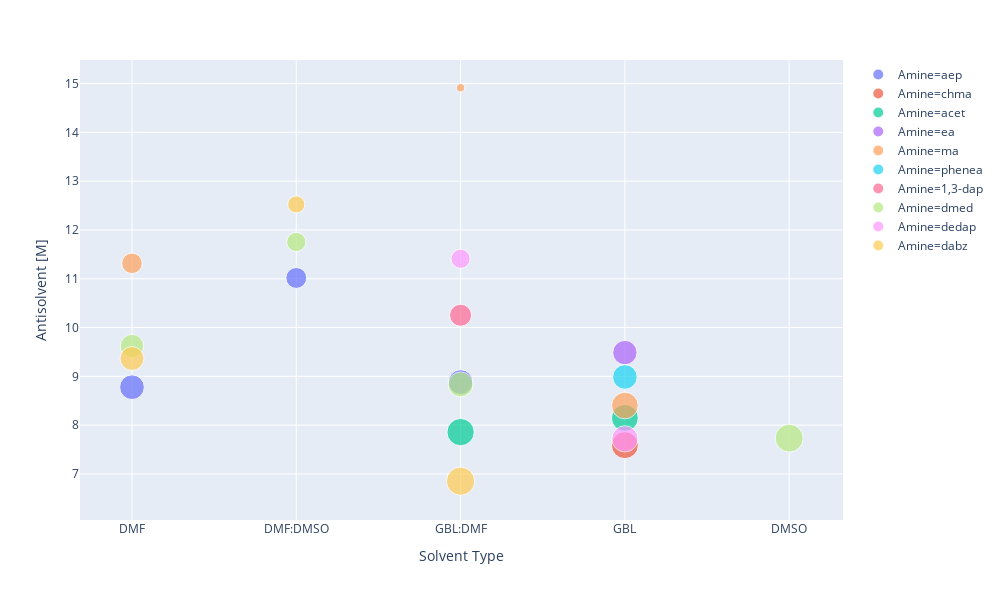

The notebook cell saved with this chart:
### Code cell
import plotly.express as px
# temps
data = data.rename(columns={'[DCM]': 'Antisolvent [M]', '[Solvent]': 'Solvent [M]', 'Solvent': 'Solvent Type'})
fig = px.scatter(data, x="Solvent Type", y="Antisolvent [M]", color="Amine",
                 size='Solvent [M]', hover_data=['Solvent [M]'], width=1000, height=600)
fig.show()

### Figure 1 — Plotly figure (JSON) as saved in the notebook; plotly's stock layout.template omitted (floating-point values rounded to 4 significant figures)
{"data": [{"customdata": [[4.248], [3.044], [4.277]], "hoverlabel": {"namelength": 0}, "hovertemplate": "Amine=aep<br>Solvent Type=%{x}<br>Antisolvent [M]=%{y}<br>Solvent [M]=%{customdata[0]}", "legendgroup": "Amine=aep", "marker": {"color": "#636efa", "size": [4.248, 3.044, 4.277], "sizemode": "area", "sizeref": 0.0139, "symbol": "circle"}, "mode": "markers", "name": "Amine=aep", "showlegend": true, "type": "scatter", "x": ["DMF", "DMF:DMSO", "GBL:DMF"], "xaxis": "x", "y": [8.777, 11.02, 8.882], "yaxis": "y"}, {"customdata": [[5.065]], "hoverlabel": {"namelength": 0}, "hovertemplate": "Amine=chma<br>Solvent Type=%{x}<br>Antisolvent [M]=%{y}<br>Solvent [M]=%{customdata[0]}", "legendgroup": "Amine=chma", "marker": {"color": "#EF553B", "size": [5.065], "sizemode": "area", "sizeref": 0.0139, "symbol": "circle"}, "mode": "markers", "name": "Amine=chma", "showlegend": true, "type": "scatter", "x": ["GBL"], "xaxis": "x", "y": [7.591], "yaxis": "y"}, {"customdata": [[5.043], [5.206]], "hoverlabel": {"namelength": 0}, "hovertemplate": "Amine=acet<br>Solvent Type=%{x}<br>Antisolvent [M]=%{y}<br>Solvent [M]=%{customdata[0]}", "legendgroup": "Amine=acet", "marker": {"color": "#00cc96", "size": [5.043, 5.206], "sizemode": "area", "sizeref": 0.0139, "symbol": "circle"}, "mode": "markers", "name": "Amine=acet", "showlegend": true, "type": "scatter", "x": ["GBL", "GBL:DMF"], "xaxis": "x", "y": [8.148, 7.857], "yaxis": "y"}, {"customdata": [[4.143]], "hoverlabel": {"namelength": 0}, "hovertemplate": "Amine=ea<br>Solvent Type=%{x}<br>Antisolvent [M]=%{y}<br>Solvent [M]=%{customdata[0]}", "legendgroup": "Amine=ea", "marker": {"color": "#ab63fa", "size": [4.143], "sizemode": "area", "sizeref": 0.0139, "symbol": "circle"}, "mode": "markers", "name": "Amine=ea", "showlegend": true, "type": "scatter", "x": ["GBL"], "xaxis": "x", "y": [9.487], "yaxis": "y"}, {"customdata": [[4.935], [2.948], [0.4999]], "hoverlabel": {"namelength": 0}, "hovertemplate": "Amine=ma<br>Solvent Type=%{x}<br>Antisolvent [M]=%{y}<br>Solvent [M]=%{customdata[0]}", "legendgroup": "Amine=ma", "marker": {"color": "#FFA15A", "size": [4.935, 2.948, 0.4999], "sizemode": "area", "sizeref": 0.0139, "symbol": "circle"}, "mode": "markers", "name": "Amine=ma", "showlegend": true, "type": "scatter", "x": ["GBL", "DMF", "GBL:DMF"], "xaxis": "x", "y": [8.402, 11.32, 14.91], "yaxis": "y"}, {"customdata": [[4.219]], "hoverlabel": {"namelength": 0}, "hovertemplate": "Amine=phenea<br>Solvent Type=%{x}<br>Antisolvent [M]=%{y}<br>Solvent [M]=%{customdata[0]}", "legendgroup": "Amine=phenea", "marker": {"color": "#19d3f3", "size": [4.219], "sizemode": "area", "sizeref": 0.0139, "symbol": "circle"}, "mode": "markers", "name": "Amine=phenea", "showlegend": true, "type": "scatter", "x": ["GBL"], "xaxis": "x", "y": [8.987], "yaxis": "y"}, {"customdata": [[3.385]], "hoverlabel": {"namelength": 0}, "hovertemplate": "Amine=1,3-dap<br>Solvent Type=%{x}<br>Antisolvent [M]=%{y}<br>Solvent [M]=%{customdata[0]}", "legendgroup": "Amine=1,3-dap", "marker": {"color": "#FF6692", "size": [3.385], "sizemode": "area", "sizeref": 0.0139, "symbol": "circle"}, "mode": "markers", "name": "Amine=1,3-dap", "showlegend": true, "type": "scatter", "x": ["GBL:DMF"], "xaxis": "x", "y": [10.25], "yaxis": "y"}, {"customdata": [[3.817], [5.447], [2.576], [4.307]], "hoverlabel": {"namelength": 0}, "hovertemplate": "Amine=dmed<br>Solvent Type=%{x}<br>Antisolvent [M]=%{y}<br>Solvent [M]=%{customdata[0]}", "legendgroup": "Amine=dmed", "marker": {"color": "#B6E880", "size": [3.817, 5.447, 2.576, 4.307], "sizemode": "area", "sizeref": 0.0139, "symbol": "circle"}, "mode": "markers", "name": "Amine=dmed", "showlegend": true, "type": "scatter", "x": ["DMF", "DMSO", "DMF:DMSO", "GBL:DMF"], "xaxis": "x", "y": [9.621, 7.734, 11.75, 8.834], "yaxis": "y"}, {"customdata": [[4.769], [2.551]], "hoverlabel": {"namelength": 0}, "hovertemplate": "Amine=dedap<br>Solvent Type=%{x}<br>Antisolvent [M]=%{y}<br>Solvent [M]=%{customdata[0]}", "legendgroup": "Amine=dedap", "marker": {"color": "#FF97FF", "size": [4.769, 2.551], "sizemode": "area", "sizeref": 0.0139, "symbol": "circle"}, "mode": "markers", "name": "Amine=dedap", "showlegend": true, "type": "scatter", "x": ["GBL", "GBL:DMF"], "xaxis": "x", "y": [7.72, 11.41], "yaxis": "y"}, {"customdata": [[3.983], [2.06], [5.56]], "hoverlabel": {"namelength": 0}, "hovertemplate": "Amine=dabz<br>Solvent Type=%{x}<br>Antisolvent [M]=%{y}<br>Solvent [M]=%{customdata[0]}", "legendgroup": "Amine=dabz", "marker": {"color": "#FECB52", "size": [3.983, 2.06, 5.56], "sizemode": "area", "sizeref": 0.0139, "symbol": "circle"}, "mode": "markers", "name": "Amine=dabz", "showlegend": true, "type": "scatter", "x": ["DMF", "DMF:DMSO", "GBL:DMF"], "xaxis": "x", "y": [9.366, 12.52, 6.852], "yaxis": "y"}], "layout": {"height": 600, "legend": {"itemsizing": "constant", "tracegroupgap": 0}, "margin": {"t": 60}, "width": 1000, "xaxis": {"anchor": "y", "domain": [0, 1], "title": {"text": "Solvent Type"}}, "yaxis": {"anchor": "x", "domain": [0, 1], "title": {"text": "Antisolvent [M]"}}}}
